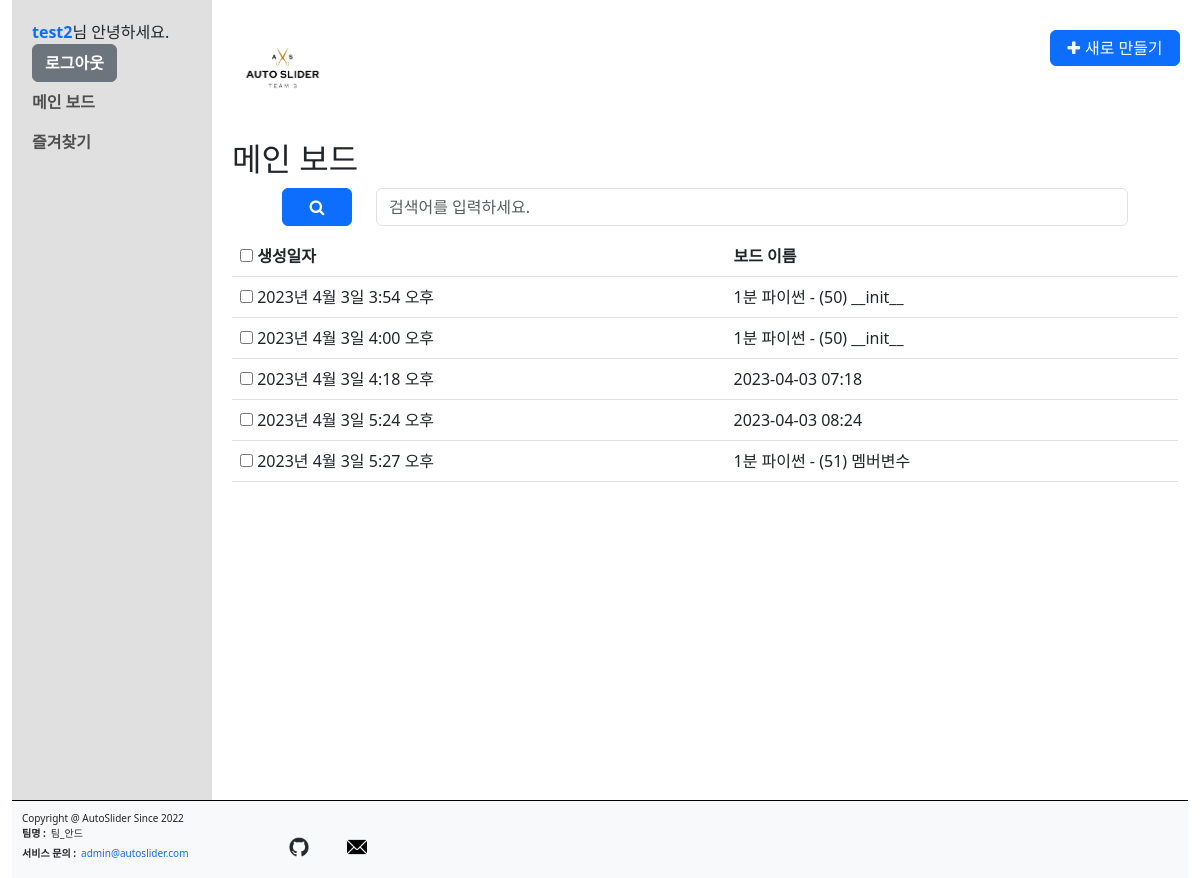
The app's page /list/ (signed in) with its own data.
### common/models.py (models this page shows, shortened)
class CustomUser(AbstractUser):
    nickname = models.CharField(max_length=20, default='')
    phone_regex = RegexValidator(regex=r'^01([0|1|6|7|8|9])-?([0-9]{3,4})-?([0-9]{4})$') # 정규식 011-123-4567 혹은 010-1234-5678 기준
    phone = models.CharField(validators=[phone_regex], max_length=13, unique=True, verbose_name='phone', null=False, blank=False) # 010-1234-5678 기준 갯수
    USERNAME_FIELD = 'username'
    REQUIRED_FIELDS = ['phone', 'nickname', 'email']
    first_name = None
    last_name = None

### boards/models.py (models this page shows, shortened)
class Board(models.Model):
    input_type_choices = [
        ('input_text', '텍스트 요약'),
        ('input_youtube', 'Youtube 영상 링크 입력'),
        ('input_video', '영상 파일 업로드')
    ]
    title = models.TextField(blank=True)
    input_type = models.TextField(choices=input_type_choices, null=True)
    input_text = models.TextField(blank=True, null=True)
    input_youtube = models.TextField(blank=True, null=True)
    input_video = models.FileField(upload_to='videos/', blank=True, null=True)
    total_text = models.TextField(blank=True, null=True)
    summary_text = models.TextField(blank=True, null=True)
    timeline_text = models.TextField(blank=True, null=True)
    note = models.TextField(blank=True, null=True)
    user_id = models.ForeignKey(CustomUser, on_delete=models.CASCADE)
    favorite = models.BooleanField(default=False)
    created_at = models.DateTimeField(auto_now_add=True)
    updated_at = models.DateTimeField(auto_now=True)

### boards/views.py (the view)
# urls.py: path('list/', views.BoardListView.as_view(), name='board_list'),  # board_list 기본 & 목록
class BoardListView(LoginRequiredMixin, ListView):  # LoginRequiredMixin을 상속받아 로그인한 사용자만 접근할 수 있도록 설정
    model = Board
    template_name = 'boards/board_list.html'
    paginate_by = 10
    def get_queryset(self):
        query = self.request.GET.get('q')
        if query:
            return Board.objects.filter(
                Q(title__icontains=query) | Q(note__icontains=query) | Q(total_text__icontains=query) | Q(summary_text__icontains=query),
                user_id=self.request.user.id
            )
        else:
            return Board.objects.filter(user_id=self.request.user.id)
    def get_context_data(self, **kwargs):
        context = super().get_context_data(**kwargs)
        context['board_list'] = self.get_queryset()
        return context

### templates/boards/board_list.html (shortened to what this page needs)
{% extends "base.html" %}
{% block content %}
{% load static %}
{% include "navbar.html" %}
<section class="board_list container-fluid">
{% if  request.resolver_match.url_name == 'board_list' %}
  <h2>메인 보드</h2>
  <div class="searchSection">
    <form method="get" action="{% url 'boards:board_list' %}">
      <div class="form-group row">
        <div class="col btnarea">
          <button type="submit" class="btn btn-primary"><strong class="fa fa-search"><span class="modal hide">검색</span></strong></button>
        </div>
        <div class="col searcharea">
            <input type="text" name="q" class="form-control" placeholder="검색어를 입력하세요." value="{{ q }}">
        </div>
      </div>
    </form>
  </div>
  <div class="list_result">
    {% if board_list %}
      <div class="table-responsive">
        <table class="table table-hover">
          <thead>
            <tr>
              <th>
                <input type="checkbox" id="boards_all" name="board_ids" value="{{ board_list.all.0.id }}-{{ board_list.all.last.id }}">
                <label for="boards_all"><strong>생성일자</strong></label>
              </th>
              <th>
                <strong>보드 이름</strong>
              </th>
            </tr>
          </thead>
          <tbody>
          {% for board in board_list %}
            <tr>
              <td>
                <input type="checkbox" id="{{ board.id }}" name="board_ids" value="{{ board.id }}">
                <label for="{{ board.id }}">{{ board.created_at }}</label>
              </td>
              <td>
                <p class="board_tit">{{ board.title }}</p>
              </td>
            </tr>
          {% endfor %}
          </tbody>
        </table>
      </div>
      {% else %}
      <p class="no_result">목록이 없습니다.</p>
    {% endif %}
  </div>
{% endif %}
</section>
<footer class="footer bg-light">
  <div class="rows">
      <div class="rights">
          <p class="copyright">Copyright @ AutoSlider Since 2022</p>
      </div>
      <ul class="info">
          <li><strong>팀명 :</strong>팀_안드</li>
          <li><strong>서비스 문의 :</strong><a href="mailto:admin@autoslider.com" class="mailto">admin@autoslider.com</a></li>
      </ul>
      <ul class="links">
          <li><a class="btn btn-outline-light btn-floating m-1" href="https://github.com/AutoSlider/total" target="_blank" role="button"><img src="{% static '../../img/icons/png/github-mark.png' %}" alt="gitHub linke"></a></li>
          <li><a href="#" target="_blank"><a class="btn btn-outline-light btn-floating m-1" href="mailto:admin@autoslider.com" target="_blank" role="button"><img src="{% static '../../img/icons/png/email.png' %}" alt="mail"></a></li>
      </ul>
  </div>
</footer>
{% endblock %}

### templates/navbar.html
{% load static %}
<header class="header">
  <h1 class="logo"><img src="{% static 'img/autoslider_logo.png' %}" alt="logo"></h1>
  <ul class="btnarea">
    {% if request.resolver_match.url_name is None or request.resolver_match.url_name == 'board_list' or request.resolver_match.url_name == 'favorite_board_list' %}
      <li><button id="newBoardBtn" class="btn btn-primary"><strong class="fa fa-plus" data-toggle="modal" data-target="newBoardModal"><span>새로 만들기</span></strong></button></li>
    {% endif %}
  </ul>
</header>
<nav class="navigation navbar navbar-nav">
    <ul class="navbar-nav">
      <li class="nav-item"><a href="{% url 'common:profile' %}">{{ user.nickname }}</a>님 안녕하세요.</li>
      <li class="nav-item"><a href="{% url 'common:logout' %}" class="btn btn-secondary">로그아웃</a></li>
      <li class="nav-item"><a href="{% url 'boards:board_list' %}" class="nav-link" >메인 보드</a></li>
      <li class="nav-item"><a href="{% url 'boards:favorite_board_list' %}" class="nav-link" >즐겨찾기</a></li>
    </ul>
</nav>

### static/css/style.css (style rules this page uses)
html, body, h1, h2, h3, h4, h5, h6, dl, dt, dd, ol, ul, li, div, p, strong, span { margin: 0; padding: 0; list-style: none; }
html, body { position: relative; width: 100%; height: 100%; }
a { text-decoration: none; }
table { border-collapse: collapse; border-spacing: 0; }
.header { height: 140px; padding: 20px 0; margin: 0 0 -140px 220px; }
.header .logo { width: 100px; }
.header .logo img { display: block; width: 100%; }
.header .btnarea { position: absolute; top: 30px; right: 20px; }
.header .btnarea #newBoardBtn { padding: 5px; width: 130px; }
.header #newBoardBtn strong { color: #ffffff; }
.header #newBoardBtn strong span { padding-left: 5px; }
.navigation { position: relative; float: left; width: 200px; height: 100%; padding: 20px 20px 0; z-index:10; background-color: #E0E0E0; align-items : baseline; }
.navbar ul { clear: both; width: 100%; }
.navbar ul li a { font-weight:600; }
.board_list { padding: 140px 10px 0 220px; }
.board_list .searchSection { padding: 10px 50px; }
.board_list .searchSection .btnarea { flex: 0.05 0 0%; }
.board_list .searchSection .btnarea button { width: 70px; }
.footer { clear: both; overflow: hidden; position: relative; width: 100%; padding: 10px; border-top: 1px solid #000; }
.footer .rights { z-index:0; }
.footer .rows { clear: both; float: none; overflow: hidden; position: relative; width: 100%; font-size: 10px; }
.footer .rows ul { float: left; width: 250px; z-index:10; }
.footer .rows ul li { display: block; margin-bottom: 5px; text-align: left; }
.footer .rows ul li strong { padding-right: 5px; }
.footer .rows ul li a img { display: block; width: 20px; }
.footer .rows .links li { display: inline-block; margin: 0 auto; width: 55px; }

### records on screen
CustomUser: nickname "test2"
Board: created_at "2023년 4월 3일 3:54 오후", title "1분 파이썬 - (50) __init__"
Board: created_at "2023년 4월 3일 4:00 오후", title "1분 파이썬 - (50) __init__"
Board: created_at "2023년 4월 3일 4:18 오후", title "2023-04-03 07:18"
Board: created_at "2023년 4월 3일 5:24 오후", title "2023-04-03 08:24"
Board: created_at "2023년 4월 3일 5:27 오후", title "1분 파이썬 - (51) 멤버변수"
